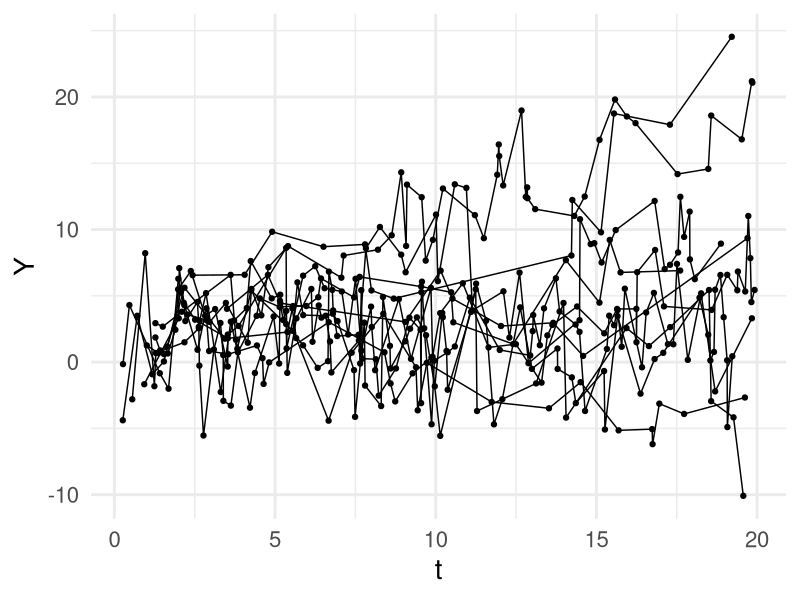

The R source for this figure: (Note: this script raises an error after producing the figure.)
set.seed(1)
N <- 10 #number of individuals
sigmau <- 1.5
rho <- .6
sigma1 <- .5
beta0 <- 2
sigma <- 2

n <- sample(10:70, N, replace = T) #sizes
times <- matrix(data = NA, nrow = N, ncol = max(n))
for(i in 1 : N){
  times[i, 1 : n[i]] <- runif(n[i], 0, 20)
  times[i, ] <- times[i, (order(times[i, ]))]
}



w <- matrix(data = NA, nrow = N, ncol = max(n))
for(i in 1 : N){
  w[i, 1] <- rnorm(1, 0, sd = sqrt(sigmau^2 / (1 - rho^2)))
  for(j in 2 : n[i]){
    w[i, j] <- rho * w[i, j - 1] + rnorm(1, 0, sd = sigmau)
  }
}

b1 <- rnorm(N, 0, sigma1)

Y <- matrix(data = NA, nrow = N, ncol = max(n))
for(i in 1 : N){
  for(j in 1 : n[i]){
    Y[i, j] <- rnorm(1, beta0 + b1[i] * times[i, j] + w[i, j], sigma)
  }
  
}

Time <- na.omit(c(t(times)))
yvec <- na.omit(c(t(Y)))
df <- data.frame(id = rep(1:N, times = n), Y = yvec, Time = Time)

library(ggplot2)
ggplot(df, aes(Time, Y, group = id)) + 
  geom_point() +
  geom_line() +
  #   theme(legend.title = element_blank())+
  coord_cartesian()+
  theme(legend.position = "none")+
  theme_minimal(base_size = 20, base_line_size = 1.0)+
  xlab('t')

save(Y, times, file = "./bridgesample_example/long_data_controversial.RData")
